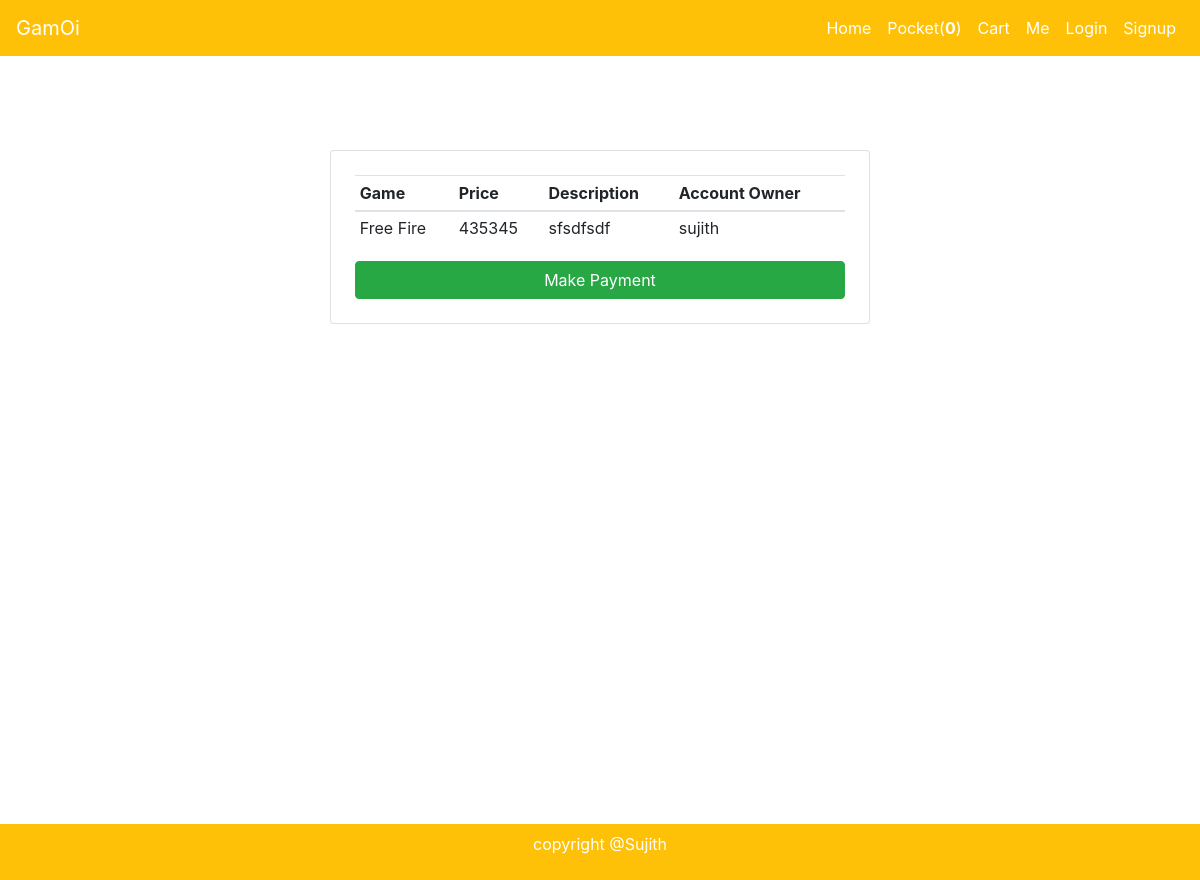
/payment/8/, run on the app's committed database.
### core/models.py (models this page shows, shortened)
class GameAccounts(models.Model):
    description = models.CharField(max_length=300)
    rate = models.PositiveIntegerField()
    game = models.ForeignKey(ListedGames, on_delete=models.CASCADE)
    acc_owner = models.ForeignKey(settings.AUTH_USER_MODEL, on_delete=models.CASCADE, null=True, blank=True)
    payment_done = models.BooleanField(default=False)
    ordered = models.BooleanField(default=False)

class ListedGames(models.Model):
    name = models.CharField(max_length=300)
    theme_image = models.ImageField()
    slug = models.SlugField()
    def __str__(self):
        return self.name
    class Meta:
        verbose_name_plural='Listed Games'

### core/views.py (the view)
# urls.py: path('payment/<int:pk>/', CheckoutView.as_view(), name='checkout'),
class CheckoutView(View):
    def get(self, request, pk, *args, **kwargs):
        try:
            game_account = GameAccounts.objects.get(pk=pk)
            currency = 'INR'
            amount = game_account.rate*100  # Rs. 200
            razorpay_order = razorpay_client.order.create(dict(amount=amount,
                                                       currency=currency,
                                                       payment_capture='0'))
            razorpay_order_id = razorpay_order['id']
            callback_url = "paymenthandler/"
            context = {}
            context['game_account'] = game_account
            context['razorpay_order_id'] = razorpay_order_id
            context['razorpay_merchant_key'] = settings.RAZOR_KEY_ID
            context['razorpay_amount'] = amount
            context['currency'] = currency
            context['callback_url'] = callback_url
            return render(request, "core/checkout.html", context)
        except ObjectDoesNotExist:
            return redirect("core:home")

### core/templatetags/custom_tags.py (called while the page is built)
@register.filter
def cart_item_count(user):
    if user.is_authenticated:
        qs = CartOrder.objects.filter(user=user)
        if qs.exists():
            return qs[0].game_accounts.count()
    return 0

### templates/core/checkout.html (shortened to what this page needs)
{% extends "base.html" %}
{% block content %}
  <main>
    <div class="container">
        <div class="row justify-content-center my_card">
            <div class="col-md-6 col-12 m_card">
                <div class="card p-4">
                    <table class="table table-sm">
                        <thead>
                          <tr>
                            <th scope="col">Game</th>
                            <th scope="col">Price</th>
                            <th scope="col">Description</th>
                            <th scope="col">Account Owner</th>
                          </tr>
                        </thead>
                        <tbody>
                          <tr>
                            <td>{{game_account.game}}</td>
                            <td>{{game_account.rate}}</td>
                            <td>{{game_account.description}}</td>
                            <td>{{game_account.acc_owner}}</td>
                          </tr>
                        </tbody>
                      </table>
                      <button type="button" class="btn btn-success" id="pay-btn">Make Payment</button>
                </div>
            </div>
        </div>
    </div>
  </main>
{% endblock content %}

### templates/core/checkout.html (style rules this page uses)
.my_card { margin-top: 150px; }

### data on the page
GameAccounts: game "Free Fire", rate "435345", description "sfsdfsdf", acc_owner "sujith"

### other printed values
{{ request.user|cart_item_count }} "0"
